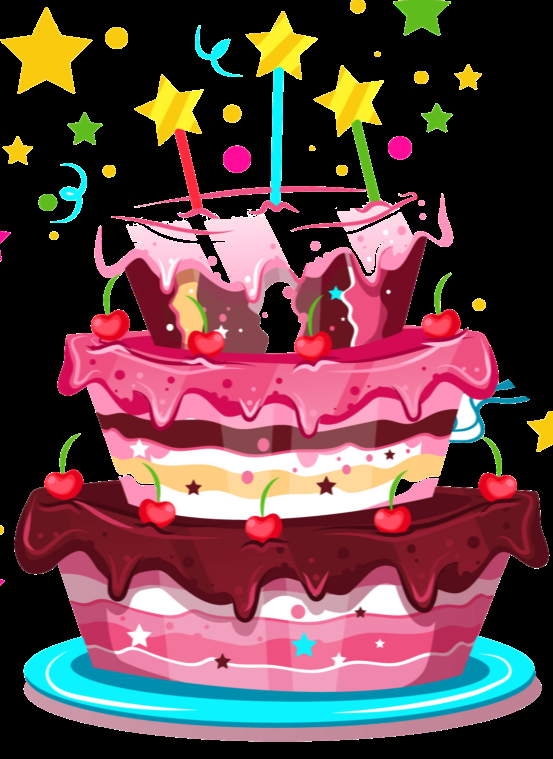
#> input picture Cake/1.png, 553 x 759 px; its folder holds only this picture in this run
$ python -i modify_photo.py   (imports and definitions only)   (older library calls are emulated)
#> lines starting #> are read from the running program, lines starting #| are printed output that depends on the picture
import constants
import random
import ssl
import os
from PIL import Image
from urllib.request import urlopen


# [45 lines left out: function paste_random_image_from_directory, not called in this run]


def modify_photo(photo, save_path: "str"):
    """"
    Edits the given :param photo adding additional png images and saves it at the given :param save_path

    :param photo: TeleBot File object containing TeleBot UserProfilePhoto
    :param save_path: determines the place to save the result file
    :returns None
    """
    script_directory = os.path.dirname(os.path.abspath(__file__))
    # - Open photo to edit ----------------------------------------------------------------------
    file_url = "https://api.telegram.org/file/bot{}/{}".format(constants.bot_token, photo.file_path)
    image = Image.open(urlopen(file_url, context=ssl.SSLContext())).convert("RGBA")
    # - Add image to the upper part of the photo ------------------------------------------------
    path = os.path.join(script_directory, "Upper")
    paste_random_image_from_directory(image, path, (0, 0), (640, 640), True)
    # - Add image to the central part of the photo ----------------------------------------------
    path = os.path.join(script_directory, "HappyBirthday")
    paste_random_image_from_directory(image, path, (170, 350), (300, 300), True)
    # - Add image to the bottom right part of the photo -----------------------------------------
    path = os.path.join(script_directory, "Cake")
    paste_random_image_from_directory(image, path, (450, 380), (300, 300), True)
    # - Add image to the bottom left part of the photo ------------------------------------------
    path = os.path.join(script_directory, "Present")
    paste_random_image_from_directory(image, path, (-35, 390), (300, 300), True)
    # - Saves modified image --------------------------------------------------------------------
    # image.show()
    image = image.convert("RGB")
    image.save(save_path, "JPEG", quality=90)

>>> import cv2
>>> picture = cv2.imread('Cake/1.png', cv2.IMREAD_GRAYSCALE)
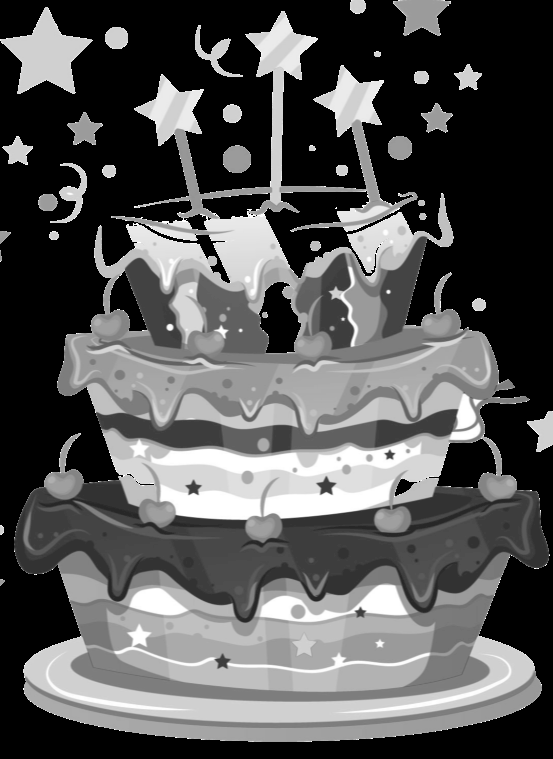
#> picture: shape (759, 553); min 0, max 255, mean 86.1
>>> result = modify_photo(picture, 'out.png')
#> (the run stopped early here; a loop or call above may not have finished)

$ run again, on Cake/10.png
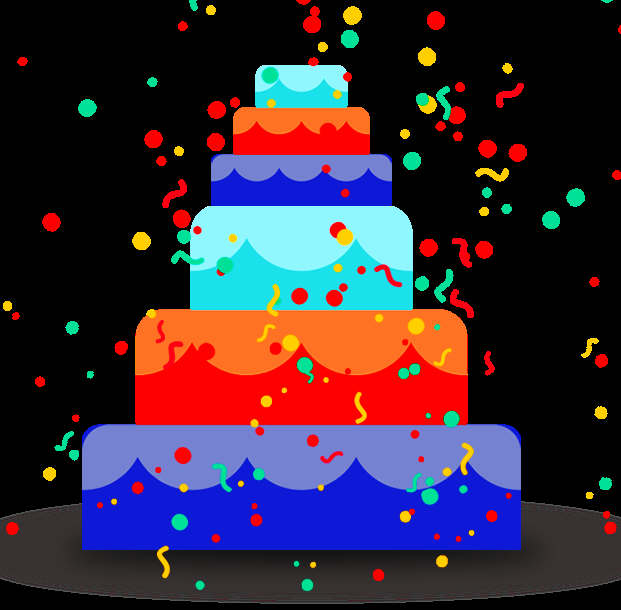
#> input picture Cake/10.png, 621 x 610 px
#> `picture = cv2.imread('Cake/1.png', cv2.IMREAD_GRAYSCALE)`:
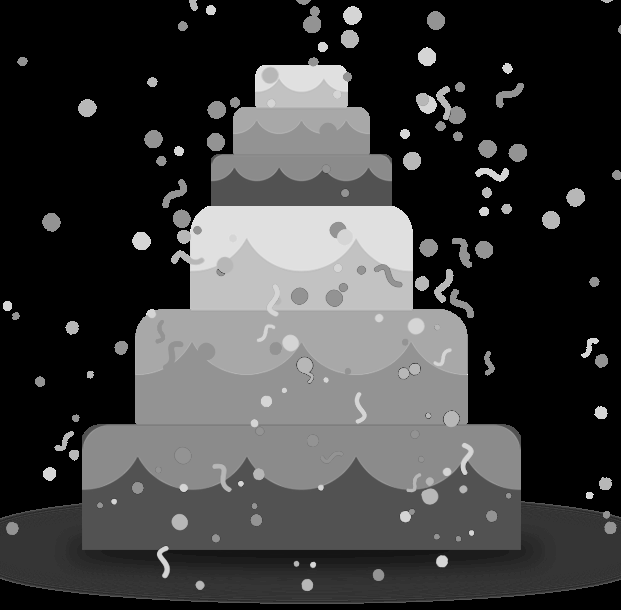
#> picture: shape (610, 621); min 0, max 255, mean 61.8

$ run again, on Cake/11.png
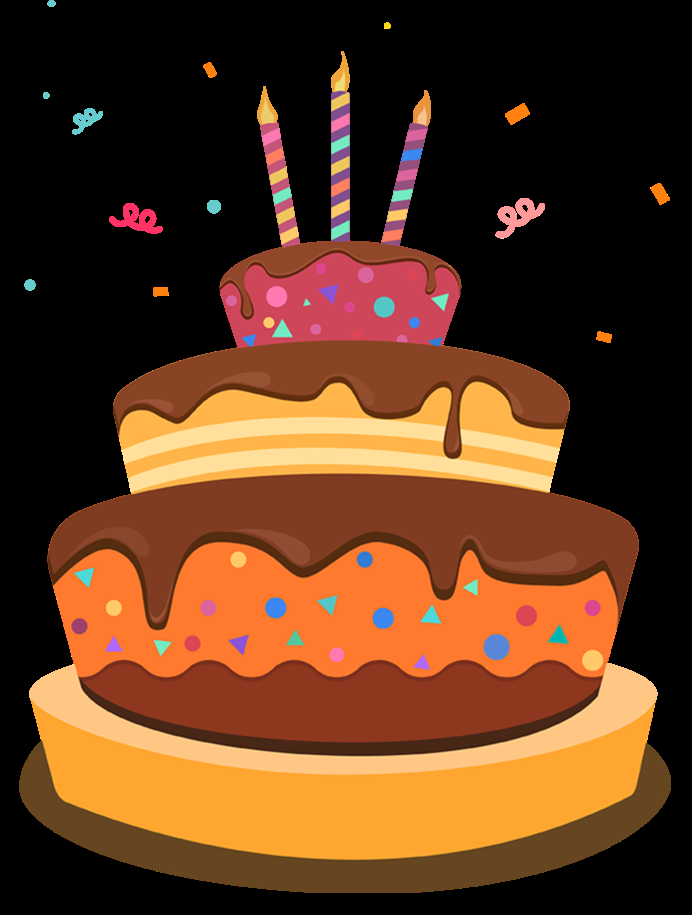
#> input picture Cake/11.png, 692 x 915 px
#> `picture = cv2.imread('Cake/1.png', cv2.IMREAD_GRAYSCALE)`:
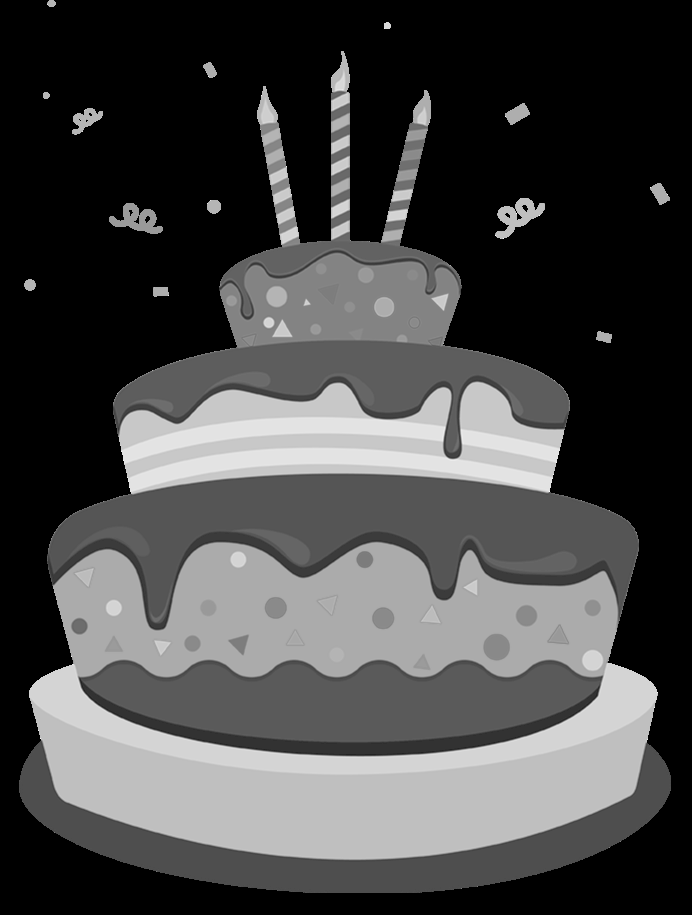
#> picture: shape (915, 692); min 0, max 255, mean 71

$ run again, on Cake/2.png
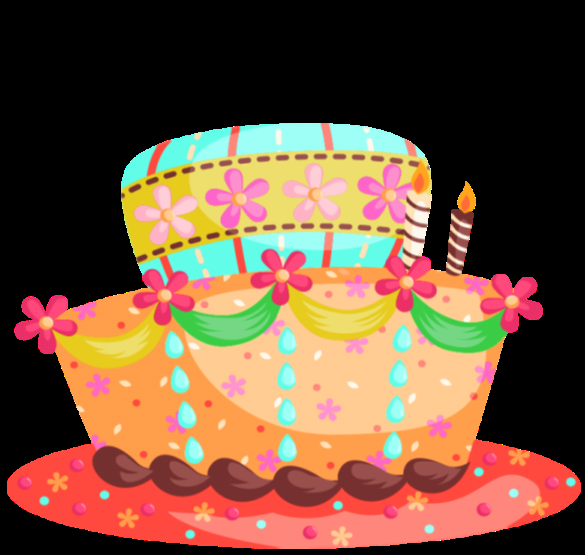
#> input picture Cake/2.png, 585 x 555 px
#> `picture = cv2.imread('Cake/1.png', cv2.IMREAD_GRAYSCALE)`:
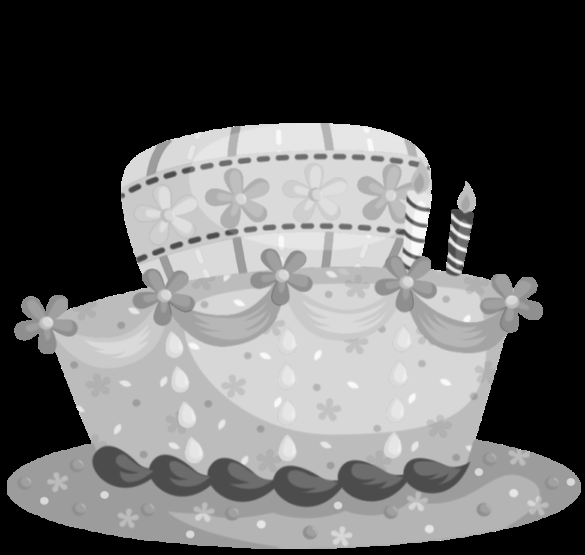
#> picture: shape (555, 585); min 0, max 255, mean 96
